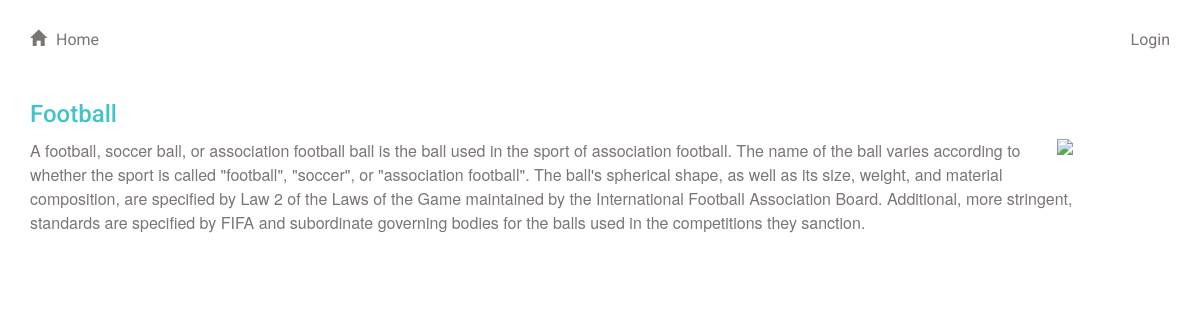
/catalog/Football/Football, run on the app's committed database.
### database_setup.py (models this page shows, shortened)
class Item(Base):
    __tablename__ = 'item'
    name = Column(String(80), nullable=False)
    id = Column(Integer, primary_key=True)
    description = Column(String(1000))
    date_created = Column(DateTime(timezone=True), server_default=func.now())
    catalog_id = Column(Integer, ForeignKey('catalog.id'))
    catalog = relationship(Catalog)
    user_id = Column(Integer, ForeignKey('user.id'))
    user = relationship(User)
    image = Column(String(80))

### project.py (the view)
@app.route('/catalog/<catalog_name>/<item_name>')
def showItem(catalog_name, item_name):
    catalog = session.query(Catalog).filter_by(name=catalog_name).one()
    item = session.query(Item).filter_by(
        name=item_name).filter_by(
        catalog=catalog).one()
    return render_template('item.html',
                           item=item,
                           user_id=login_session.get('user_id'))

### templates/item.html (shortened to what this page needs)
{% extends "main.html" %}
{% block content %}
{% include "header.html" %}
<div class="row">
  <div class="col-md-12">
    <h2>{{item.name}}</h2>
  </div>
</div>
<div class="row">
  <div class="col-md-11">
    <p>
      <img src={{item.image}} style="max-width:300px;max-height:200px;" align='right'>
      {{item.description}}
    </p>
  </div>
</div>
<br>
{% endblock %}

### static/styles.css (style rules this page uses)
* { font-family: "Helvetica Neue Bold", Roboto, Helvetica, Arial, sans-serif; font-weight: 700; }
h2 { font-size: 24px; color: #42C3C9; line-height: 29px; }
p { font-family: "Helvetica Neue", Roboto, Helvetica, Arial, sans-serif; font-size: 16px; color: #7B7573; line-height: 24px; font-weight: 400; }

### data on the page
Item: name "Football", description "A football, soccer ball, or association football ball is the ball used in the sport of association football. The name of the ball varies according to whether the sport is called \"football\", \"soccer\", or \"association football\". The ball's spherical shape, as well as its size, weight, and material composition, are specified by Law 2 of the Laws of the Game maintained by the International Football Association Board. Additional, more stringent, standards are specified by FIFA and subordinate governing bodies for the balls used in the competitions they sanction."
